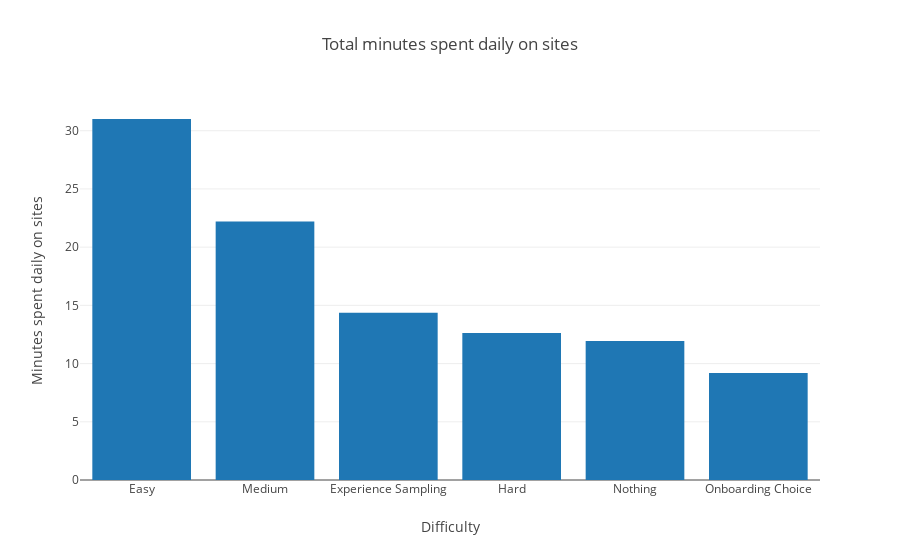

The notebook cell this image was saved under:
### Code cell
#from plot_utils import *
plot_dict_as_bar(condition_to_mlengths, title='Total minutes spent daily on sites', xlabel='Difficulty', ylabel='Minutes spent daily on sites', remap_labels={'survey_nochoice_nothing': 'Nothing', 'survey_nochoice_easy': 'Easy', 'survey_nochoice_medium': 'Medium', 'survey_nochoice_hard': 'Hard', 'survey': 'Experience Sampling', 'nodefault_forcedchoice_userchoice': 'Onboarding Choice'})

### Figure 1 — Plotly figure (JSON) as saved in the notebook; plotly's stock layout.template omitted (floating-point values rounded to 4 significant figures)
{"data": [{"type": "bar", "uid": "9e79d94a-8a21-4448-956e-fd7612afb7de", "x": ["Easy", "Medium", "Experience Sampling", "Hard", "Nothing", "Onboarding Choice"], "y": [31.01, 22.2, 14.36, 12.63, 11.94, 9.182]}], "layout": {"title": {"text": "Total minutes spent daily on sites"}, "xaxis": {"title": {"text": "Difficulty"}}, "yaxis": {"title": {"text": "Minutes spent daily on sites"}}}}
